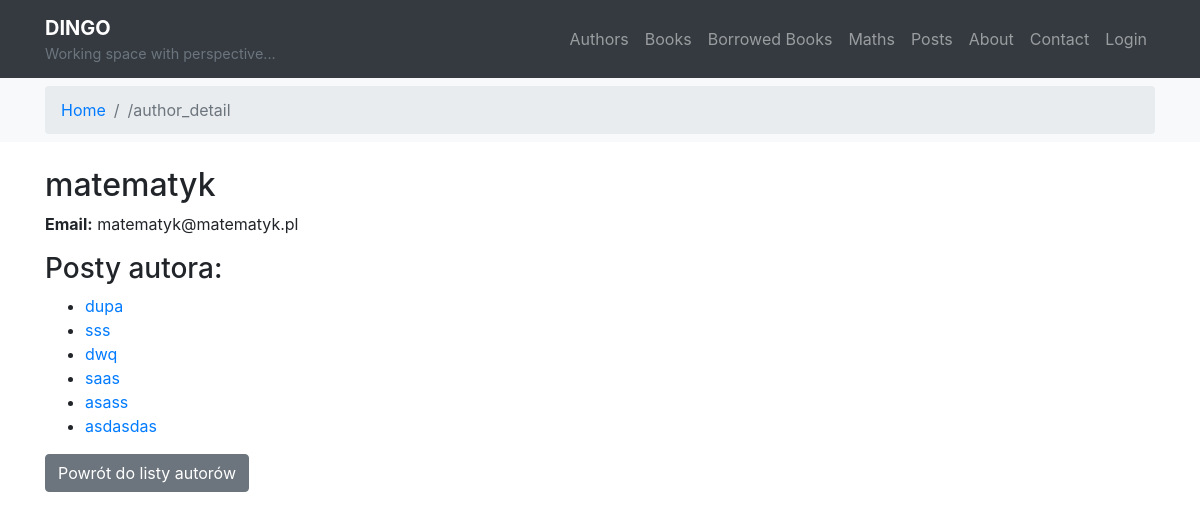
The app's page /posts/author/4/ with its own data.
### posts/models.py (models this page shows, shortened)
class Author(models.Model):
    nick = models.CharField(max_length=20, unique=True)
    email = models.EmailField(unique=True)

class Post(models.Model):
    title = models.CharField(max_length=100)
    content = models.TextField()
    created = models.DateTimeField(auto_now_add=True)
    modified = models.DateTimeField(auto_now=True)
    author = models.ForeignKey(Author, on_delete=models.CASCADE)
    image = models.ImageField(
        upload_to='photos/%Y/%m/%d', null=True, blank=True)
    tags = models.ManyToManyField("posts.Tag", related_name="posts")

### posts/views.py (the view)
# urls.py: path('author/<int:pk>/', views.author_detail, name='author_detail'),
def author_detail(request, pk):
    author = get_object_or_404(Author, pk=pk)
    return render(request, 'posts/author_detail.html', {'author': author})

### posts/templates/posts/author_detail.html (shortened to what this page needs)
{% extends "main.html" %}
{% block content %}
   <h2>{{ author.nick }}</h2>
   <p><strong>Email:</strong> {{ author.email }}</p>
   <h3>Posty autora:</h3>
   <ul>
       {% for post in author.post_set.all %}
           <li><a href="{% url 'posts:post_detail' post.id %}">{{ post.title }}</a></li>
       {% endfor %}
   </ul>
   <a href="{% url 'posts:author_list' %}" class="btn btn-secondary">Powrót do listy autorów</a>
{% endblock %}

### records on screen
Author: nick "matematyk", email "matematyk@matematyk.pl"
Post: title "dupa"
Post: title "sss"
Post: title "dwq"
Post: title "saas"
Post: title "asass"
Post: title "asdasdas"

### other values on screen
{{ request.resolver_match.url_name }} "author_detail"
